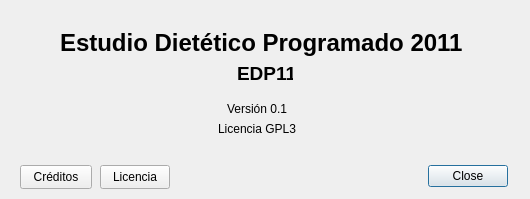
<?xml version="1.0" encoding="UTF-8"?>
<ui version="4.0">
 <class>Dialog_Acercade</class>
 <widget class="QDialog" name="Dialog_Acercade">
  <property name="windowModality">
   <enum>Qt::ApplicationModal</enum>
  </property>
  <property name="geometry">
   <rect>
    <x>0</x>
    <y>0</y>
    <width>530</width>
    <height>199</height>
   </rect>
  </property>
  <property name="windowTitle">
   <string>Acerca de Estudio Dietético Programado 2011</string>
  </property>
  <property name="modal">
   <bool>true</bool>
  </property>
  <widget class="QDialogButtonBox" name="buttonBox">
   <property name="geometry">
    <rect>
     <x>422</x>
     <y>164</y>
     <width>86</width>
     <height>24</height>
    </rect>
   </property>
   <property name="orientation">
    <enum>Qt::Horizontal</enum>
   </property>
   <property name="standardButtons">
    <set>QDialogButtonBox::Close</set>
   </property>
  </widget>
  <widget class="QLabel" name="label">
   <property name="geometry">
    <rect>
     <x>60</x>
     <y>30</y>
     <width>411</width>
     <height>26</height>
    </rect>
   </property>
   <property name="font">
    <font>
     <pointsize>18</pointsize>
     <weight>75</weight>
     <bold>true</bold>
    </font>
   </property>
   <property name="text">
    <string>Estudio Dietético Programado 2011</string>
   </property>
  </widget>
  <widget class="QLabel" name="label_2">
   <property name="geometry">
    <rect>
     <x>237</x>
     <y>60</y>
     <width>56</width>
     <height>26</height>
    </rect>
   </property>
   <property name="font">
    <font>
     <pointsize>14</pointsize>
     <weight>75</weight>
     <bold>true</bold>
    </font>
   </property>
   <property name="text">
    <string>EDP11</string>
   </property>
  </widget>
  <widget class="QLabel" name="label_3">
   <property name="geometry">
    <rect>
     <x>227</x>
     <y>100</y>
     <width>76</width>
     <height>17</height>
    </rect>
   </property>
   <property name="text">
    <string>Versión 0.1</string>
   </property>
  </widget>
  <widget class="QLabel" name="label_4">
   <property name="geometry">
    <rect>
     <x>218</x>
     <y>120</y>
     <width>94</width>
     <height>17</height>
    </rect>
   </property>
   <property name="text">
    <string>Licencia GPL3</string>
   </property>
  </widget>
  <widget class="QPushButton" name="pushButton_Credit">
   <property name="geometry">
    <rect>
     <x>20</x>
     <y>165</y>
     <width>72</width>
     <height>24</height>
    </rect>
   </property>
   <property name="text">
    <string>Créditos</string>
   </property>
  </widget>
  <widget class="QPushButton" name="pushButton_Licencia">
   <property name="geometry">
    <rect>
     <x>100</x>
     <y>165</y>
     <width>70</width>
     <height>24</height>
    </rect>
   </property>
   <property name="text">
    <string>Licencia</string>
   </property>
  </widget>
 </widget>
 <resources/>
 <connections>
  <connection>
   <sender>buttonBox</sender>
   <signal>accepted()</signal>
   <receiver>Dialog_Acercade</receiver>
   <slot>accept()</slot>
   <hints>
    <hint type="sourcelabel">
     <x>248</x>
     <y>254</y>
    </hint>
    <hint type="destinationlabel">
     <x>157</x>
     <y>274</y>
    </hint>
   </hints>
  </connection>
  <connection>
   <sender>buttonBox</sender>
   <signal>rejected()</signal>
   <receiver>Dialog_Acercade</receiver>
   <slot>reject()</slot>
   <hints>
    <hint type="sourcelabel">
     <x>316</x>
     <y>260</y>
    </hint>
    <hint type="destinationlabel">
     <x>286</x>
     <y>274</y>
    </hint>
   </hints>
  </connection>
 </connections>
</ui>
